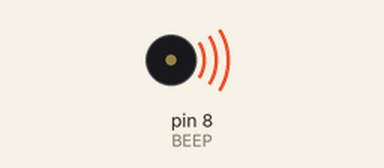
Simulated run of this sketch. Board: Arduino Uno, built with avr-gcc and run on an emulated ATmega328P. Parts: buzzer (waves = sounding).

Above: at 0.1 s.
Timing chart, 0 to 1.6 s (numbered marks = the images above):
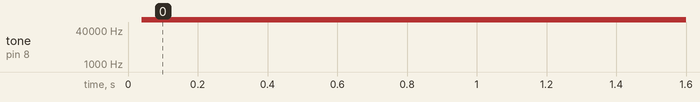

The sketch:

sketch_oct14b.ino
```cpp
#define uchar unsigned char
#define uint unsigned int
int BEEP=8;
//生日快乐歌的音符频率表，不同频率由不同的延时来决定
int SONG_TONE[]={212,212,190,212,159,169,212,212,190,212,142,159,
                                                212,212,106,126,159,169,190,119,119,126,159,142,159,0};
//生日快乐歌节拍表，节拍决定每个音符的演奏长短
int SONG_LONG[]={9,3,12,12,12,24,9,3,12,12,12,24,
9,3,12,12,12,12,12,9,3,12,12,12,24,0};
//延时
void DelayMS(uint x)
{
        uchar t;
        while(x--) for(t=0;t<120;t++);
}
//播放函数
void PlayMusic()
{
        uint i=0,j,k;
        while(SONG_LONG[i]!=0||SONG_TONE[i]!=0)
        {        //播放各个音符，SONG_LONG为拍子长度
                for(j=0;j<SONG_LONG[i]*20;j++)
                {
                        digitalWrite(BEEP,HIGH);
                        //SONG_TONE延时表决定了每个音符的频率
                        for(k=0;k<SONG_TONE[i]/3;k++);
                        digitalWrite(BEEP,LOW);
                }
                DelayMS(10);
                i++;
        }
}

void setup() {
  // put your setup code here, to run once:
  pinMode(BEEP,OUTPUT);
}

void loop() {
  // put your main code here, to run repeatedly:
  PlayMusic();
}
```

Measured:
- by itself, tone on pin 8 (BEEP): silent → 123903 Hz at 0.04 s
